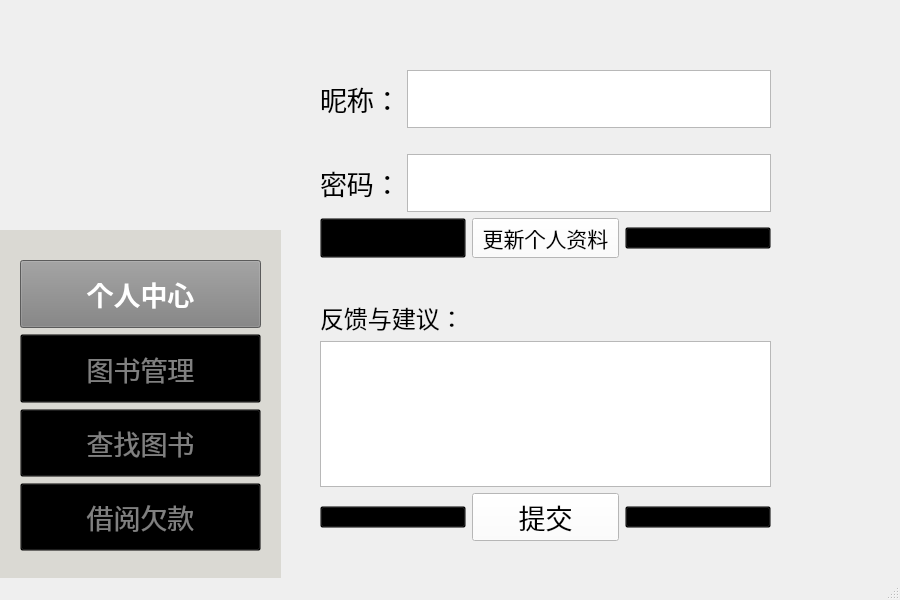
<?xml version="1.0" encoding="UTF-8"?>
<ui version="4.0">
 <class>MyWindow</class>
 <widget class="QMainWindow" name="MyWindow">
  <property name="geometry">
   <rect>
    <x>0</x>
    <y>0</y>
    <width>900</width>
    <height>600</height>
   </rect>
  </property>
  <property name="sizePolicy">
   <sizepolicy hsizetype="Expanding" vsizetype="Expanding">
    <horstretch>0</horstretch>
    <verstretch>0</verstretch>
   </sizepolicy>
  </property>
  <property name="windowTitle">
   <string>MyWindow</string>
  </property>
  <property name="layoutDirection">
   <enum>Qt::LayoutDirection::LeftToRight</enum>
  </property>
  <property name="autoFillBackground">
   <bool>false</bool>
  </property>
  <property name="styleSheet">
   <string notr="true">QPushButton {
    opacity: 0;  /* 设置按钮透明度 */
	background-color:grey;
}</string>
  </property>
  <widget class="QWidget" name="centralwidget">
   <property name="enabled">
    <bool>true</bool>
   </property>
   <widget class="QLabel" name="logo">
    <property name="enabled">
     <bool>true</bool>
    </property>
    <property name="geometry">
     <rect>
      <x>0</x>
      <y>0</y>
      <width>281</width>
      <height>271</height>
     </rect>
    </property>
    <property name="styleSheet">
     <string notr="true">QLabel {
    background-color: transparent;
}
</string>
    </property>
    <property name="frameShape">
     <enum>QFrame::Shape::NoFrame</enum>
    </property>
    <property name="frameShadow">
     <enum>QFrame::Shadow::Plain</enum>
    </property>
    <property name="text">
     <string/>
    </property>
    <property name="pixmap">
     <pixmap resource="resources.qrc">:/images/E:/document/year_one/3rd/Logo.png</pixmap>
    </property>
    <property name="scaledContents">
     <bool>true</bool>
    </property>
    <property name="wordWrap">
     <bool>false</bool>
    </property>
    <property name="openExternalLinks">
     <bool>false</bool>
    </property>
    <property name="textInteractionFlags">
     <set>Qt::TextInteractionFlag::LinksAccessibleByMouse</set>
    </property>
   </widget>
   <widget class="QWidget" name="verticalLayoutWidget_4">
    <property name="geometry">
     <rect>
      <x>320</x>
      <y>300</y>
      <width>451</width>
      <height>241</height>
     </rect>
    </property>
    <layout class="QVBoxLayout" name="request">
     <item>
      <widget class="QLabel" name="label_4">
       <property name="font">
        <font>
         <pointsize>18</pointsize>
        </font>
       </property>
       <property name="text">
        <string>反馈与建议：</string>
       </property>
      </widget>
     </item>
     <item>
      <widget class="QTextEdit" name="textEdit"/>
     </item>
     <item>
      <layout class="QHBoxLayout" name="horizontalLayout_2">
       <item>
        <widget class="QPushButton" name="None_2">
         <property name="enabled">
          <bool>false</bool>
         </property>
         <property name="styleSheet">
          <string notr="true">QPushButton {
    opacity: 0;  /* 设置按钮透明度 */
background-color: transparent;
}</string>
         </property>
         <property name="text">
          <string/>
         </property>
        </widget>
       </item>
       <item>
        <widget class="QPushButton" name="pushButton_2">
         <property name="font">
          <font>
           <pointsize>20</pointsize>
          </font>
         </property>
         <property name="styleSheet">
          <string notr="true">QPushButton {
    background-color: white;}</string>
         </property>
         <property name="text">
          <string>提交</string>
         </property>
        </widget>
       </item>
       <item>
        <widget class="QPushButton" name="None_1">
         <property name="enabled">
          <bool>false</bool>
         </property>
         <property name="styleSheet">
          <string notr="true">QPushButton {
    opacity: 0;  /* 设置按钮透明度 */
background-color: transparent;
}</string>
         </property>
         <property name="text">
          <string/>
         </property>
        </widget>
       </item>
      </layout>
     </item>
    </layout>
   </widget>
   <widget class="QWidget" name="verticalLayoutWidget_3">
    <property name="geometry">
     <rect>
      <x>320</x>
      <y>70</y>
      <width>451</width>
      <height>188</height>
     </rect>
    </property>
    <layout class="QVBoxLayout" name="personal">
     <item>
      <layout class="QFormLayout" name="formLayout_2">
       <item row="0" column="0">
        <widget class="QLabel" name="label">
         <property name="font">
          <font>
           <pointsize>20</pointsize>
          </font>
         </property>
         <property name="text">
          <string>昵称：</string>
         </property>
        </widget>
       </item>
       <item row="1" column="0">
        <widget class="QLabel" name="None_5">
         <property name="text">
          <string/>
         </property>
        </widget>
       </item>
       <item row="2" column="0">
        <widget class="QLabel" name="label_2">
         <property name="font">
          <font>
           <pointsize>20</pointsize>
          </font>
         </property>
         <property name="text">
          <string>密码：</string>
         </property>
        </widget>
       </item>
       <item row="2" column="1">
        <widget class="QTextBrowser" name="Password_Input"/>
       </item>
       <item row="0" column="1">
        <widget class="QTextBrowser" name="Name_input"/>
       </item>
      </layout>
     </item>
     <item>
      <layout class="QHBoxLayout" name="horizontalLayout_3">
       <item>
        <widget class="QPushButton" name="None_3">
         <property name="enabled">
          <bool>false</bool>
         </property>
         <property name="sizePolicy">
          <sizepolicy hsizetype="Preferred" vsizetype="Preferred">
           <horstretch>0</horstretch>
           <verstretch>0</verstretch>
          </sizepolicy>
         </property>
         <property name="maximumSize">
          <size>
           <width>16777215</width>
           <height>16777215</height>
          </size>
         </property>
         <property name="styleSheet">
          <string notr="true">QPushButton {
    opacity: 0;  /* 设置按钮透明度 */
background-color: transparent;
}</string>
         </property>
         <property name="text">
          <string/>
         </property>
        </widget>
       </item>
       <item>
        <widget class="QPushButton" name="Update_Button">
         <property name="font">
          <font>
           <pointsize>16</pointsize>
          </font>
         </property>
         <property name="styleSheet">
          <string notr="true">QPushButton {
    background-color: white;}</string>
         </property>
         <property name="text">
          <string>更新个人资料</string>
         </property>
        </widget>
       </item>
       <item>
        <widget class="QPushButton" name="None_4">
         <property name="enabled">
          <bool>false</bool>
         </property>
         <property name="styleSheet">
          <string notr="true">QPushButton {
    opacity: 0;  /* 设置按钮透明度 */
background-color: transparent;
}</string>
         </property>
         <property name="text">
          <string/>
         </property>
        </widget>
       </item>
      </layout>
     </item>
    </layout>
   </widget>
   <widget class="QLabel" name="cat_1">
    <property name="geometry">
     <rect>
      <x>730</x>
      <y>350</y>
      <width>171</width>
      <height>221</height>
     </rect>
    </property>
    <property name="sizePolicy">
     <sizepolicy hsizetype="Expanding" vsizetype="Expanding">
      <horstretch>0</horstretch>
      <verstretch>0</verstretch>
     </sizepolicy>
    </property>
    <property name="maximumSize">
     <size>
      <width>300</width>
      <height>300</height>
     </size>
    </property>
    <property name="text">
     <string/>
    </property>
    <property name="pixmap">
     <pixmap resource="resources.qrc">:/images/E:/document/year_one/3rd/Cat(1).png</pixmap>
    </property>
    <property name="scaledContents">
     <bool>true</bool>
    </property>
   </widget>
   <widget class="QWidget" name="verticalLayoutWidget">
    <property name="geometry">
     <rect>
      <x>0</x>
      <y>230</y>
      <width>281</width>
      <height>361</height>
     </rect>
    </property>
    <layout class="QVBoxLayout" name="mode">
     <item>
      <widget class="QFrame" name="frame">
       <property name="enabled">
        <bool>true</bool>
       </property>
       <property name="acceptDrops">
        <bool>false</bool>
       </property>
       <property name="autoFillBackground">
        <bool>false</bool>
       </property>
       <property name="styleSheet">
        <string notr="true">QFrame {
    background-color: rgb(218,217,211); 
}
</string>
       </property>
       <property name="frameShape">
        <enum>QFrame::Shape::NoFrame</enum>
       </property>
       <property name="frameShadow">
        <enum>QFrame::Shadow::Plain</enum>
       </property>
       <widget class="QWidget" name="verticalLayoutWidget_2">
        <property name="geometry">
         <rect>
          <x>20</x>
          <y>30</y>
          <width>241</width>
          <height>291</height>
         </rect>
        </property>
        <layout class="QVBoxLayout" name="verticalLayout_2">
         <item>
          <widget class="QPushButton" name="PersonalMode_Button">
           <property name="enabled">
            <bool>true</bool>
           </property>
           <property name="sizePolicy">
            <sizepolicy hsizetype="Expanding" vsizetype="Expanding">
             <horstretch>0</horstretch>
             <verstretch>0</verstretch>
            </sizepolicy>
           </property>
           <property name="font">
            <font>
             <pointsize>20</pointsize>
             <bold>true</bold>
            </font>
           </property>
           <property name="focusPolicy">
            <enum>Qt::FocusPolicy::ClickFocus</enum>
           </property>
           <property name="layoutDirection">
            <enum>Qt::LayoutDirection::LeftToRight</enum>
           </property>
           <property name="autoFillBackground">
            <bool>false</bool>
           </property>
           <property name="styleSheet">
            <string notr="true">QPushButton {
    background-color: gray;
    color: white;
}</string>
           </property>
           <property name="text">
            <string>个人中心</string>
           </property>
          </widget>
         </item>
         <item>
          <widget class="QPushButton" name="BookMode_Button">
           <property name="enabled">
            <bool>true</bool>
           </property>
           <property name="sizePolicy">
            <sizepolicy hsizetype="Expanding" vsizetype="Expanding">
             <horstretch>0</horstretch>
             <verstretch>0</verstretch>
            </sizepolicy>
           </property>
           <property name="palette">
            <palette>
             <active>
              <colorrole role="WindowText">
               <brush brushstyle="SolidPattern">
                <color alpha="255">
                 <red>128</red>
                 <green>128</green>
                 <blue>128</blue>
                </color>
               </brush>
              </colorrole>
              <colorrole role="Button">
               <brush brushstyle="SolidPattern">
                <color alpha="0">
                 <red>0</red>
                 <green>0</green>
                 <blue>0</blue>
                </color>
               </brush>
              </colorrole>
              <colorrole role="Text">
               <brush brushstyle="SolidPattern">
                <color alpha="255">
                 <red>128</red>
                 <green>128</green>
                 <blue>128</blue>
                </color>
               </brush>
              </colorrole>
              <colorrole role="ButtonText">
               <brush brushstyle="SolidPattern">
                <color alpha="255">
                 <red>128</red>
                 <green>128</green>
                 <blue>128</blue>
                </color>
               </brush>
              </colorrole>
              <colorrole role="Base">
               <brush brushstyle="SolidPattern">
                <color alpha="0">
                 <red>0</red>
                 <green>0</green>
                 <blue>0</blue>
                </color>
               </brush>
              </colorrole>
              <colorrole role="Window">
               <brush brushstyle="SolidPattern">
                <color alpha="0">
                 <red>0</red>
                 <green>0</green>
                 <blue>0</blue>
                </color>
               </brush>
              </colorrole>
              <colorrole role="PlaceholderText">
               <brush brushstyle="SolidPattern">
                <color alpha="128">
                 <red>128</red>
                 <green>128</green>
                 <blue>128</blue>
                </color>
               </brush>
              </colorrole>
             </active>
             <inactive>
              <colorrole role="WindowText">
               <brush brushstyle="SolidPattern">
                <color alpha="255">
                 <red>128</red>
                 <green>128</green>
                 <blue>128</blue>
                </color>
               </brush>
              </colorrole>
              <colorrole role="Button">
               <brush brushstyle="SolidPattern">
                <color alpha="0">
                 <red>0</red>
                 <green>0</green>
                 <blue>0</blue>
                </color>
               </brush>
              </colorrole>
              <colorrole role="Text">
               <brush brushstyle="SolidPattern">
                <color alpha="255">
                 <red>128</red>
                 <green>128</green>
                 <blue>128</blue>
                </color>
               </brush>
              </colorrole>
              <colorrole role="ButtonText">
               <brush brushstyle="SolidPattern">
                <color alpha="255">
                 <red>128</red>
                 <green>128</green>
                 <blue>128</blue>
                </color>
               </brush>
              </colorrole>
              <colorrole role="Base">
               <brush brushstyle="SolidPattern">
                <color alpha="0">
                 <red>0</red>
                 <green>0</green>
                 <blue>0</blue>
                </color>
               </brush>
              </colorrole>
              <colorrole role="Window">
               <brush brushstyle="SolidPattern">
                <color alpha="0">
                 <red>0</red>
                 <green>0</green>
                 <blue>0</blue>
                </color>
               </brush>
              </colorrole>
              <colorrole role="PlaceholderText">
               <brush brushstyle="SolidPattern">
                <color alpha="128">
                 <red>128</red>
                 <green>128</green>
                 <blue>128</blue>
                </color>
               </brush>
              </colorrole>
             </inactive>
             <disabled>
              <colorrole role="WindowText">
               <brush brushstyle="SolidPattern">
                <color alpha="255">
                 <red>128</red>
                 <green>128</green>
                 <blue>128</blue>
                </color>
               </brush>
              </colorrole>
              <colorrole role="Button">
               <brush brushstyle="SolidPattern">
                <color alpha="0">
                 <red>0</red>
                 <green>0</green>
                 <blue>0</blue>
                </color>
               </brush>
              </colorrole>
              <colorrole role="Text">
               <brush brushstyle="SolidPattern">
                <color alpha="255">
                 <red>128</red>
                 <green>128</green>
                 <blue>128</blue>
                </color>
               </brush>
              </colorrole>
              <colorrole role="ButtonText">
               <brush brushstyle="SolidPattern">
                <color alpha="255">
                 <red>128</red>
                 <green>128</green>
                 <blue>128</blue>
                </color>
               </brush>
              </colorrole>
              <colorrole role="Base">
               <brush brushstyle="SolidPattern">
                <color alpha="0">
                 <red>0</red>
                 <green>0</green>
                 <blue>0</blue>
                </color>
               </brush>
              </colorrole>
              <colorrole role="Window">
               <brush brushstyle="SolidPattern">
                <color alpha="0">
                 <red>0</red>
                 <green>0</green>
                 <blue>0</blue>
                </color>
               </brush>
              </colorrole>
              <colorrole role="PlaceholderText">
               <brush brushstyle="SolidPattern">
                <color alpha="128">
                 <red>128</red>
                 <green>128</green>
                 <blue>128</blue>
                </color>
               </brush>
              </colorrole>
             </disabled>
            </palette>
           </property>
           <property name="font">
            <font>
             <pointsize>20</pointsize>
            </font>
           </property>
           <property name="mouseTracking">
            <bool>false</bool>
           </property>
           <property name="acceptDrops">
            <bool>false</bool>
           </property>
           <property name="layoutDirection">
            <enum>Qt::LayoutDirection::LeftToRight</enum>
           </property>
           <property name="autoFillBackground">
            <bool>false</bool>
           </property>
           <property name="styleSheet">
            <string notr="true">QPushButton {
    background-color: transparent;
    color: grey;
}
</string>
           </property>
           <property name="text">
            <string>图书管理</string>
           </property>
          </widget>
         </item>
         <item>
          <widget class="QPushButton" name="FindBookMode_Button">
           <property name="sizePolicy">
            <sizepolicy hsizetype="Expanding" vsizetype="Expanding">
             <horstretch>0</horstretch>
             <verstretch>0</verstretch>
            </sizepolicy>
           </property>
           <property name="font">
            <font>
             <pointsize>20</pointsize>
             <bold>false</bold>
            </font>
           </property>
           <property name="layoutDirection">
            <enum>Qt::LayoutDirection::LeftToRight</enum>
           </property>
           <property name="autoFillBackground">
            <bool>false</bool>
           </property>
           <property name="styleSheet">
            <string notr="true">QPushButton {
    background-color: transparent;
    color: grey;
}
</string>
           </property>
           <property name="text">
            <string>查找图书</string>
           </property>
          </widget>
         </item>
         <item>
          <widget class="QPushButton" name="PayMode_Button">
           <property name="sizePolicy">
            <sizepolicy hsizetype="Expanding" vsizetype="Expanding">
             <horstretch>0</horstretch>
             <verstretch>0</verstretch>
            </sizepolicy>
           </property>
           <property name="font">
            <font>
             <pointsize>20</pointsize>
            </font>
           </property>
           <property name="layoutDirection">
            <enum>Qt::LayoutDirection::LeftToRight</enum>
           </property>
           <property name="autoFillBackground">
            <bool>false</bool>
           </property>
           <property name="styleSheet">
            <string notr="true">QPushButton {
    background-color: transparent;
    color: grey;
}
</string>
           </property>
           <property name="text">
            <string>借阅欠款</string>
           </property>
          </widget>
         </item>
        </layout>
        <zorder>BookMode_Button</zorder>
        <zorder>FindBookMode_Button</zorder>
        <zorder>PayMode_Button</zorder>
        <zorder>PersonalMode_Button</zorder>
       </widget>
      </widget>
     </item>
    </layout>
   </widget>
  </widget>
  <widget class="QMenuBar" name="menubar">
   <property name="geometry">
    <rect>
     <x>0</x>
     <y>0</y>
     <width>900</width>
     <height>18</height>
    </rect>
   </property>
  </widget>
  <widget class="QStatusBar" name="statusbar"/>
 </widget>
 <resources>
  <include location="resources.qrc"/>
 </resources>
 <connections/>
</ui>
